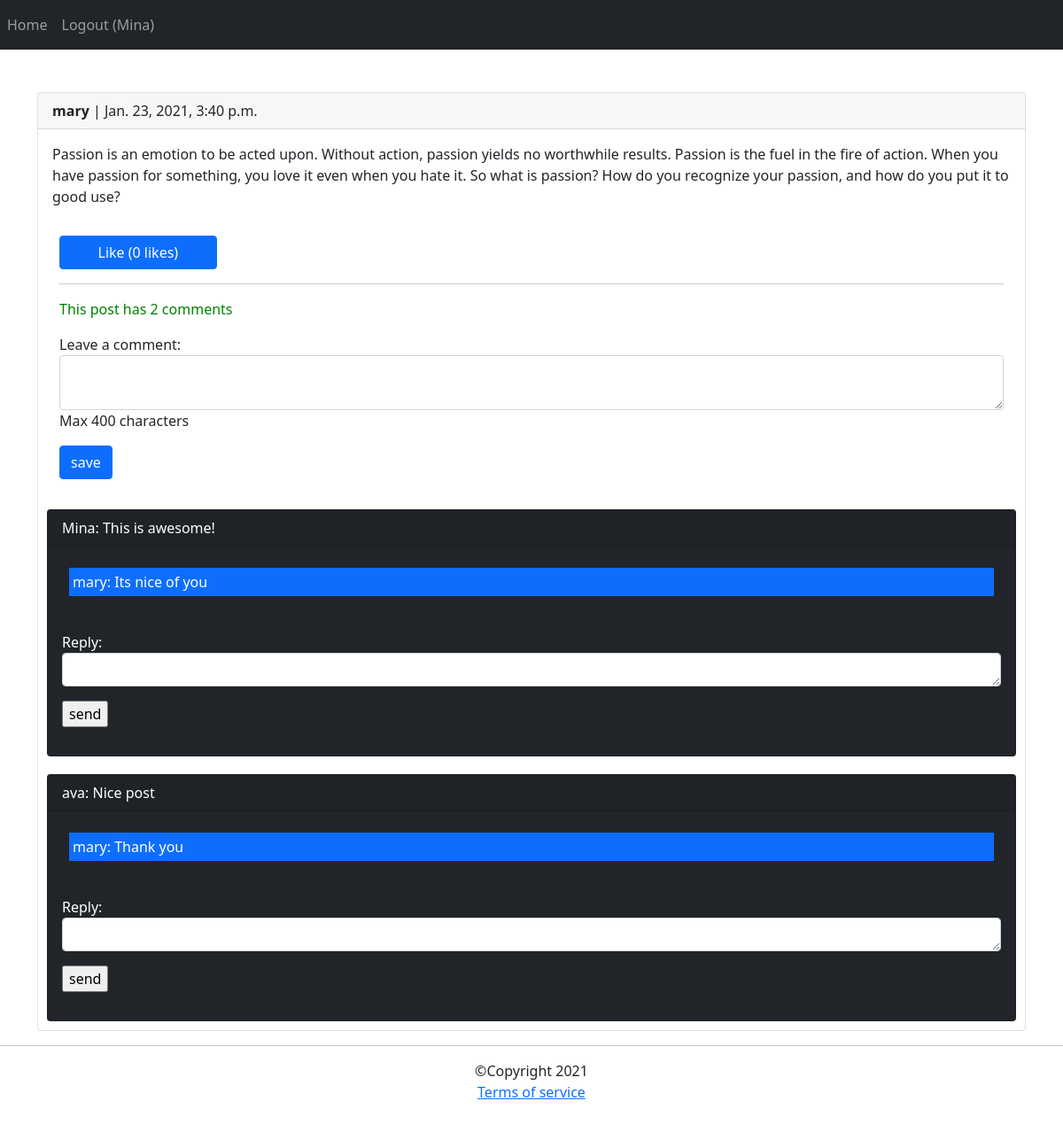
Screenshot of /2021/1/23/passion-is-an-emotion-to-be-acted-upon (signed in) with the database file from the repository.
### posts/models.py (models this page shows, shortened)
class Post(models.Model):
    user = models.ForeignKey(User, on_delete=models.CASCADE)
    body = models.TextField(max_length=500)
    slug = models.SlugField(max_length=200)
    created = models.DateTimeField(auto_now_add=True)
    def likes_count(self):
        return self.pvote.count()
    def user_can_like(self, user):
        user_likes = user.uvote.all()
        qs = user_likes.filter(post=self)
        if qs.exists():
            return True
        return False

class Comment(models.Model):
    user = models.ForeignKey(User, on_delete=models.CASCADE, related_name='ucomment')
    post = models.ForeignKey(Post, on_delete=models.CASCADE, related_name='pcomment')
    reply = models.ForeignKey('self', on_delete=models.CASCADE, null=True, blank=True, related_name='rcomment')
    is_reply = models.BooleanField(default=False)
    body = models.TextField(max_length=400)
    created = models.DateTimeField(auto_now_add=True)
    class Meta:
        ordering = ('-created', )

### posts/views.py (the view)
# urls.py: path('<int:year>/<int:month>/<int:day>/<slug:slug>', views.post_detail, name='post_detail'),
def post_detail(request, year, month, day, slug):
    post = get_object_or_404(Post, created__year=year, created__month=month, created__day=day, slug=slug)
    comments = Comment.objects.filter(post=post, is_reply=False)
    reply_form = AddReplyForm()
    can_like = False
    if request.user.is_authenticated:
        if post.user_can_like(request.user):
            can_like = True
    if request.method == 'POST':
        form = AddCommentForm(request.POST)
        if form.is_valid():
            new_cm = form.save(commit=False)
            new_cm.post = post
            new_cm.user = request.user
            new_cm.save()
            messages.success(request,'Your comment was sent successfully', 'success')
            form = AddCommentForm()
    else:
        form = AddCommentForm()
    return render(request, 'posts/post_detail.html', {'post': post, 'comments': comments, 'form': form, 'reply_form': reply_form, 'can_like': can_like})

### posts/forms.py
class AddCommentForm(forms.ModelForm):
    class Meta:
        model = Comment
        fields = ('body', )
        widgets = {
            'body': forms.Textarea(attrs={'rows': 2, 'class': 'form-control'}),
        }
        error_messages = {
            'body': {
                'required': 'این فیلد الزامی است',
            }
        }
        help_texts = {
            'body': 'Max 400 characters',
        }
        labels = {
            'body': 'Leave a comment',
        }

class AddReplyForm(forms.ModelForm):
    class Meta:
        model = Comment
        fields = ('body', )
        widgets = {
            'body': forms.Textarea(attrs={'rows': 1, 'class': 'form-control'}),
        }
        error_messages = {
            'body': {
                'required': 'این فیلد الزامی است',
            }
        }
        labels = {
            'body': 'Reply',
        }

### posts/templates/posts/post_detail.html (shortened to what this page needs)
{% extends 'base.html' %}
{% block content %}
<div class="card">
    <p class="card-header"><b> {{ post.user }} </b>| {{ post.created }} </p>
    <p class="card-body">{{ post.body }} </p>
    <div class="container">
    {% if request.user.is_authenticated %}
    <a href="{% url 'posts:post_like' post.id %}" class="btn btn-primary col-sm-2 {% if can_like %}disabled{% endif %}">Like ({{ post.likes_count }} likes)</a>
    {% endif %}
        <hr/>
    {% with total=comments.count %}
    <p style="color:green">This post has {{ total }} comment{{ total|pluralize }}</p>
    {% endwith %}
    </div>
    {% if request.user.is_authenticated %}
    <div class="container">
    <form method="post" class="col-md-12" novalidate>
        {{ form.as_p }}
        <input type="submit" value="save" class="btn btn-primary">
    </form>
        <br/>
        {% else %}
        <p style="color:red" class="text-center">Only logged in users can leave comments!</p>
        {% endif %}
    </div>
    {% for comment in comments %}
    <div class="card bg-dark text-white" style="margin:10px">
    <p class="card-header">
        {{ comment.user }}:
        {{ comment.body }}
        {% for reply in comment.rcomment.all %}
        <p class="bg-primary text-white p-1 m-4" >{{ reply.user }}: {{ reply.body }}</p>
        {% endfor %}
        {% if request.user.is_authenticated %}
        <div class="card-body">
            <form action="{% url 'posts:add_reply' post.id comment.id %}" method="post">
                {{ reply_form.as_p }}
                <input type="submit" value="send">
            </form>
        </div>
        {% endif %}
    </p>
    </div>
    {%  endfor %}
</div>
{% endblock %}

### templates/inc/navbar.html
<nav class="navbar navbar-expand-lg navbar-dark bg-dark">
  <div class="navbar-nav">
    <a class="nav-item nav-link" href="{% url 'posts:all_posts' %}">Home</a>
    {% if request.user.is_authenticated %}
        <a class="nav-item nav-link" href="{% url 'account:logout' %}">Logout ({{ request.user }})</a>
    {% else %}
    <a class="nav-item nav-link" href="{% url 'account:login' %}">Login</a>
    <a class="nav-item nav-link" href="{% url 'account:phone_login' %}">Phone Login</a>
    <a class="nav-item nav-link" href="{% url 'account:register' %}">Register</a>
    {% endif %}
  </div>
</nav>

### rows the page displays
Post: user "mary", created "Jan. 23, 2021, 3:40 p.m.", body "Passion is an emotion to be acted upon. Without action, passion yields no worthwhile results. Passion is the fuel in the fire of action. When you have passion for something, you love it even when you hate it. So what is passion? How do you recognize your passion, and how do you put it to good use?", likes_count "0"
Comment: user "Mina", body "This is awesome!"
Comment: user "mary", body "Its nice of you"
Comment: user "ava", body "Nice post"
Comment: user "mary", body "Thank you"

### other values shown
{{ request.user }} "Mina"
{{ total }} "2"
